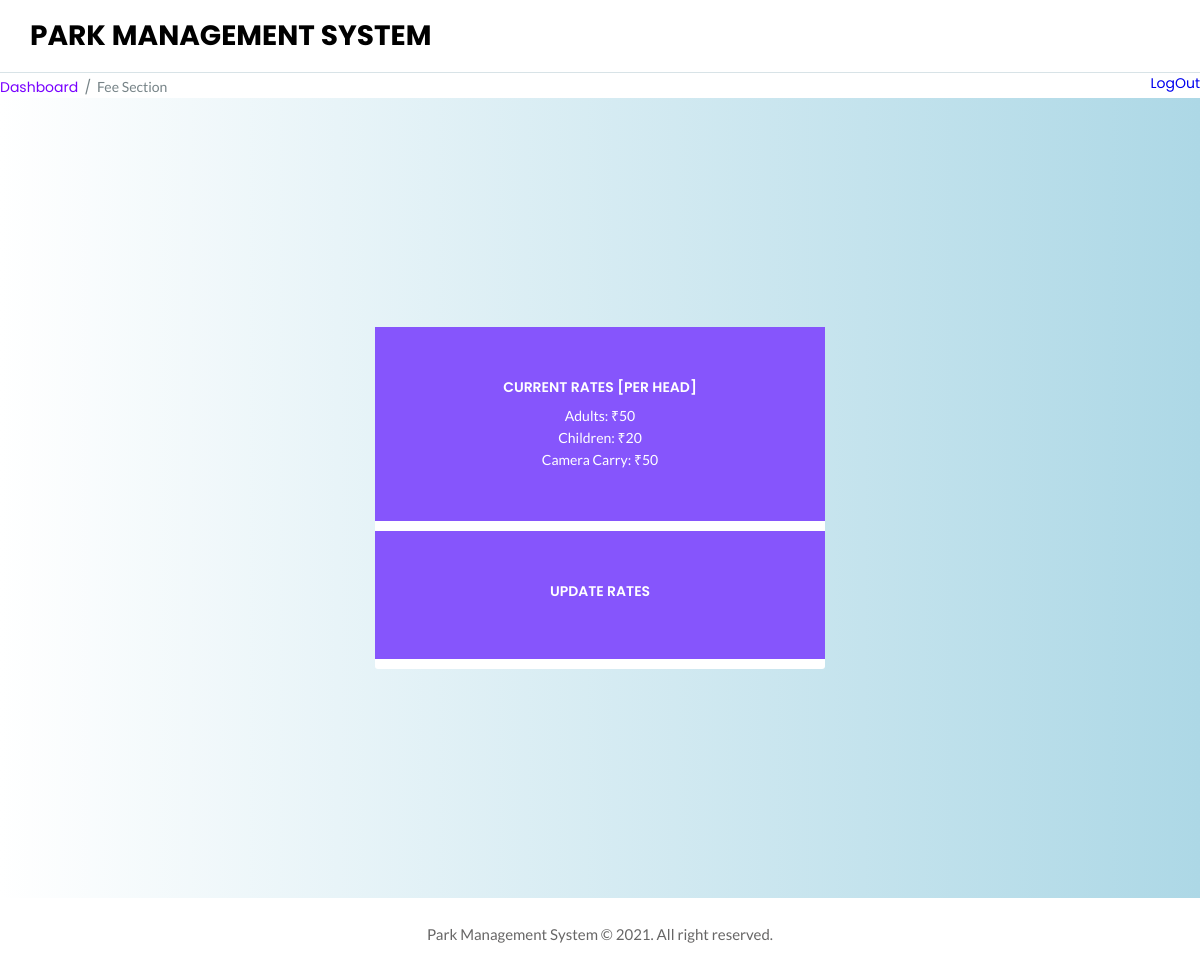
The app's page /fee-section-page.php with its own data.
### tables this page shows
CREATE TABLE `feePerUnit` (
  `AdultTicketRate` int(50),
  `ChildTicketRate` int(50),
  `CameraCarryRate` int(50)   DEFAULT '50'
);

### fee-section-page.php (the view, shortened to what this page needs)
<?php
include('includes/dbconnection.php');
?>
<!doctype html>
<html class="no-js" lang="en">
<head>
    <link rel="stylesheet" href="assets/css/typography.css">
    <link rel="stylesheet" href="assets/css/default-css.css">
    <link rel="stylesheet" href="assets/css/styles.css">
    <link rel="stylesheet" href="assets/css/responsive.css">
</head>
<body>
    <?php include_once('includes/header.php');?>
    <div style="width: 100%; display: inline-block;">
        <div style="float: left;">
            <ul class="breadcrumbs pull-left">
                <li><a href="dashboard.php">Dashboard</a></li>
                <li><span>Fee Section</span></li>
            </ul>
        </div>
        <div style="text-align-last: end;">
            <a href="logout.php">LogOut</a>
        </div>
    </div>
    <div style="background-image: linear-gradient(-90deg, lightblue, white)">
        <div class="container">
            <div class="login-box">
                <form>
                    <div class="login-form-head" style="margin-bottom: 10px;">
                        <h4>Current Rates [per head]</h4>
                        <?php
                            $query1 = mysqli_query($con, "SELECT * FROM feePerUnit");
                            $ret1 = mysqli_fetch_array($query1);
                            $adultRateInDB = $ret1['AdultTicketRate'];
                            $childRateInDB = $ret1['ChildTicketRate'];
                            $cameraRateInDB = $ret1['CameraCarryRate'];
                        ?>
                        <p>Adults: ₹<?php echo $adultRateInDB; ?></p>
                        <p>Children: ₹<?php echo $childRateInDB; ?></p>
                        <p>Camera Carry: ₹<?php echo $cameraRateInDB; ?></p>
                    </div>
                    <div class="login-form-head" style="margin-bottom: 10px;">
                        <a href="update-fee-page.php">
                            <h4>Update Rates</h4>
                        </a>
                    </div>
                </form>
            </div>
        </div>
        <?php include_once('includes/footer.php');?>
    </div>
</body>
</html>

### records on screen
feeperunit: AdultTicketRate "50", ChildTicketRate "20", CameraCarryRate "50"
